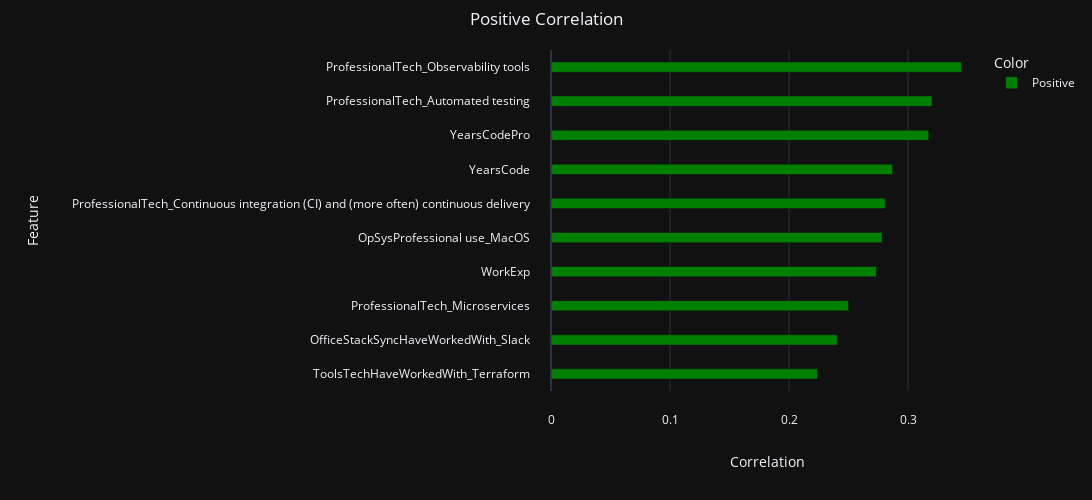

Write notebook code for a chart like this one.
### Code cell
plot_bar_chart(df_correlations.head(10), 'Positive Correlation', 'Correlation', 'Feature', 'ascending')

### Figure 1 — Plotly figure (JSON) as saved in the notebook; plotly's stock layout.template omitted (floating-point values rounded to 4 significant figures)
{"data": [{"alignmentgroup": "True", "hovertemplate": "Color=Positive<br>Correlation=%{x}<br>Feature=%{y}<extra></extra>", "legendgroup": "Positive", "marker": {"color": "green", "pattern": {"shape": ""}}, "name": "Positive", "offsetgroup": "Positive", "orientation": "h", "showlegend": true, "textposition": "auto", "type": "bar", "width": 0.3, "x": [0.3448, 0.3201, 0.3174, 0.287, 0.2808, 0.2782, 0.2734, 0.25, 0.2405, 0.224], "xaxis": "x", "y": ["ProfessionalTech_Observability tools", "ProfessionalTech_Automated testing", "YearsCodePro", "YearsCode", "ProfessionalTech_Continuous integration (CI) and (more often) continuous delivery", "OpSysProfessional use_MacOS", "WorkExp", "ProfessionalTech_Microservices", "OfficeStackSyncHaveWorkedWith_Slack", "ToolsTechHaveWorkedWith_Terraform"], "yaxis": "y"}], "layout": {"barmode": "relative", "height": 500, "legend": {"title": {"text": "Color"}, "tracegroupgap": 0}, "margin": {"b": 40, "l": 50, "pad": 20, "r": 50, "t": 50}, "title": {"text": "Positive Correlation", "x": 0.5}, "width": 1200, "xaxis": {"anchor": "y", "domain": [0, 1], "title": {"standoff": 50, "text": "Correlation"}}, "yaxis": {"anchor": "x", "categoryorder": "total ascending", "domain": [0, 1], "title": {"standoff": 50, "text": "Feature"}}}}
